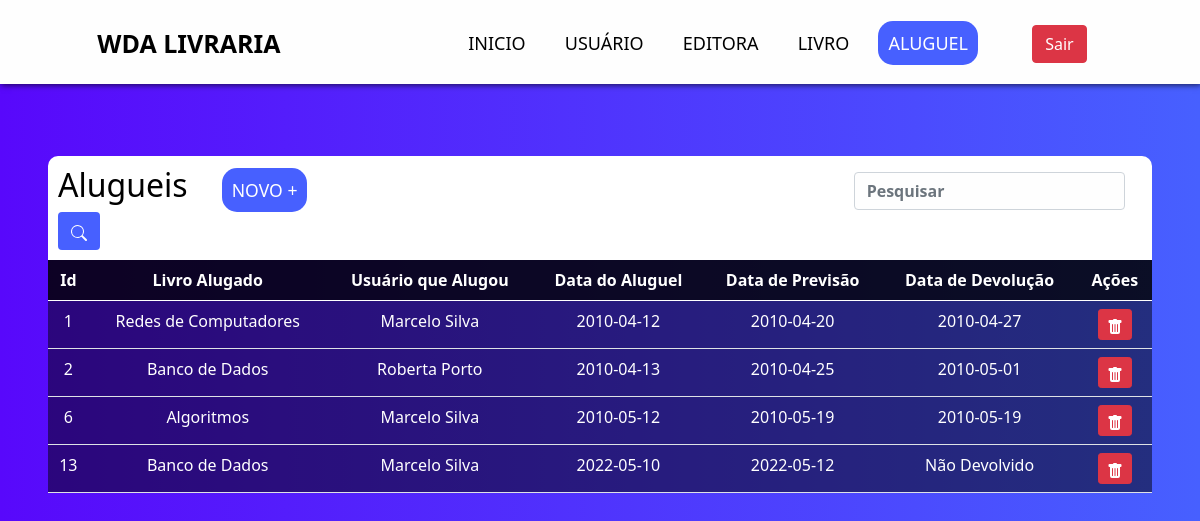
The app's page /sistema/s-aluguel.php (signed in) with its own data.
### tables this page shows
CREATE TABLE `aluga` (
  `cod_aluguel` int(11) NOT NULL,
  `livro_cod` int(11) NOT NULL,
  `usuario_cod` int(11) NOT NULL,
  `data_aluguel` date NOT NULL,
  `data_previsao` date NOT NULL,
  `data_devolucao` date DEFAULT NULL
);

CREATE TABLE `livros` (
  `id_livro` int(11) NOT NULL,
  `nome_livro` varchar(45) NOT NULL,
  `editora_cod` int(11) NOT NULL,
  `autor` varchar(45) NOT NULL,
  `lancamento` date NOT NULL,
  `quantidade` int(11) NOT NULL
);

CREATE TABLE `usuarios` (
  `id_usuario` int(11) NOT NULL,
  `nome_usuario` varchar(45) NOT NULL,
  `cidade_usuario` varchar(45) NOT NULL,
  `endereco` varchar(60) NOT NULL,
  `email` varchar(110) NOT NULL
);

### sistema/s-aluguel.php (the view, shortened to what this page needs)
<?php
include_once('../config.php');
if (!empty($_GET['search'])) {
    $data = $_GET['search'];
    $sql = "SELECT cod_aluguel,livros.nome_livro,usuarios.nome_usuario,data_aluguel,data_previsao,data_devolucao FROM aluga,livros,usuarios
    WHERE aluga.livro_cod = livros.id_livro AND aluga.usuario_cod = usuarios.id_usuario AND (cod_aluguel LIKE '%$data%' OR nome_livro LIKE '%$data%'
     OR nome_usuario LIKE '%$data%' OR data_aluguel LIKE '%$data%' OR data_previsao LIKE '%$data%') ORDER BY cod_aluguel ASC;";
} else {
    $sql = "SELECT cod_aluguel,livros.nome_livro,usuarios.nome_usuario,data_aluguel,data_previsao,data_devolucao FROM aluga,livros,usuarios
    WHERE aluga.livro_cod = livros.id_livro AND aluga.usuario_cod = usuarios.id_usuario ORDER BY cod_aluguel ASC;";
}
$result = $conexao->query($sql);
?>
<!DOCTYPE html>
<html lang="pt-br">
<head>
    <link rel="stylesheet" href="css/style.css">
    <link href="https://cdn.jsdelivr.net/npm/bootstrap@5.0.2/dist/css/bootstrap.min.css" rel="stylesheet">
</head>
<body>
    <nav>
        <div class="menu">
            <ul>
                <li> <a class="logo" href="#">WDA LIVRARIA</a></li>
            </ul>
            <ul>
                <li class="nav-menu"><a href="s-home.php">INICIO</a></li>
                <li class="nav-menu"><a href="s-usuarios.php">USUÁRIO</a></li>
                <li class="nav-menu"><a href="s-editora.php">EDITORA</a></li>
                <li class="nav-menu"> <a href="s-livros.php">LIVRO</a></li>
                <li class="nav-menu"><a class="nav-aluguel" style="color: white;" href="s-aluguel.php">ALUGUEL</a></li>
                <li>
                    <div class="d-flex">
                        <a href="sair.php" class="btn btn-danger me-5">Sair</a>
                    </div>
                </li>
            </ul>
        </div>
    </nav>
    <br>
    <div class="m-5 registros">
        <div class="header-table">
            <h2>Alugueis</h2>
            <a href="../cadastros/c-aluguel.php">NOVO +</a>
            <input type="search" class="form-control w-25 box-search" placeholder="Pesquisar" id="pesquisar">
            <button onclick="searchData()" class="btn btn-pesquisar box-search">
            </button>
        </div>
        <table class="table text-white table-bg">
            <thead class="table-bg-1">
                <tr>
                    <th scope="col">Id</th>
                    <th scope="col">Livro Alugado</th>
                    <th scope="col">Usuário que Alugou</th>
                    <th scope="col">Data do Aluguel</th>
                    <th scope="col">Data de Previsão</th>
                    <th scope="col">Data de Devolução</th>
                    <th scope="col">Ações</th>
                </tr>
            </thead>
            <tbody>
                <?php
                while ($user_data = mysqli_fetch_assoc($result)) {
                    echo "<tr>";
                    echo "<td>" . $user_data['cod_aluguel'] . "</td>";
                    echo "<td>" . $user_data['nome_livro'] . "</td>";
                    echo "<td>" . $user_data['nome_usuario'] . "</td>";
                    echo "<td>" . $user_data['data_aluguel'] . "</td>";
                    echo "<td>" . $user_data['data_previsao'] . "</td>";
                    if ($user_data['data_devolucao'] == 0) {
                        echo "<td> Não Devolvido</td>";
                    } else
                        echo "<td>" . $user_data['data_devolucao'] . "</td>";
                    echo "<td>
                     <a class='btn btn-sm btn-danger acao' href='../delete/d-aluguel.php?id=$user_data[cod_aluguel]'>
                    <svg xmlns='http://www.w3.org/2000/svg' width='16' height='16' fill='currentColor' class='bi bi-trash-fill' viewBox='0 0 16 16'>
                     <path d='M2.5 1a1 1 0 0 0-1 1v1a1 1 0 0 0 1 1H3v9a2 2 0 0 0 2 2h6a2 2 0 0 0 2-2V4h.5a1 1 0 0 0 1-1V2a1 1 0 0 0-1-1H10a1 1 0 0 0-1-1H7a1 1 0 0 0-1 1H2.5zm3 4a.5.5 0 0 1 .5.5v7a.5.5 0 0 1-1 0v-7a.5.5 0 0 1 .5-.5zM8 5a.5.5 0 0 1 .5.5v7a.5.5 0 0 1-1 0v-7A.5.5 0 0 1 8 5zm3 .5v7a.5.5 0 0 1-1 0v-7a.5.5 0 0 1 1 0z'/>
                    </svg>
                    </a>
                    </td>";
                    echo "</tr>";
                }
                ?>
            </tbody>
        </table>
    </div>
</body>
</html>

### sistema/css/style.css (style rules this page uses)
* { box-sizing: border-box; padding: 0; margin: 0; }
body { background: linear-gradient(to right, #5808fb, #4760ff); color: white; text-align: center; }
nav { background: #fefefe; box-shadow: 1px 1px 6px rgba(0, 0, 0, 0.7); }
.menu { display: flex; align-items: center; justify-content: space-around; padding-top: 10px; }
.menu ul { list-style: none; margin-top: 10px; }
.menu ul li { display: inline-block; }
.menu ul li a { text-decoration: none; }
.menu ul li .logo { color: black; font-size: 25px; font-weight: bolder; }
.menu ul .nav-menu a { color: black; padding: 10px; font-size: 18px; margin-left: 15px; border-radius: 15px; transition: 0.5s; }
.menu ul li .d-flex a { margin: 5px; margin-left: 50px; }
.table-bg { background: rgba(0, 0, 0, 0.5); }
.table-bg-1 { background: rgba(0, 0, 0, 0.7); border-radius: 50px; }
.header-table { border-radius: 10px 10px 0 0; text-align: left; background: white; padding: 10px; }
.header-table h2 { display: inline-block; color: black; }
.header-table a { color: white; text-decoration: none; font-size: 1.1em; padding: 10px; margin-left: 30px; background: #4760ff; border-radius: 15px; transition: 0.5s; }
.header-table input { background-color: #fefefe; color: #fefefe; margin-left: 50%; }
.header-table .box-search { display: inline-block; }
.header-table .btn-pesquisar { background-color: #4760ff; color: #fefefe; }

### sistema/s-aluguel.php (style rules this page uses)
.nav-menu a.nav-aluguel { background-color: #4760ff; }

### records on screen
aluga: cod_aluguel "1", livro_cod.nome_livro "Redes de Computadores", usuario_cod.nome_usuario "Marcelo Silva", data_aluguel "2010-04-12", data_previsao "2010-04-20", data_devolucao "2010-04-27"
aluga: cod_aluguel "2", livro_cod.nome_livro "Banco de Dados", usuario_cod.nome_usuario "Roberta Porto", data_aluguel "2010-04-13", data_previsao "2010-04-25", data_devolucao "2010-05-01"
aluga: cod_aluguel "6", livro_cod.nome_livro "Algoritmos", usuario_cod.nome_usuario "Marcelo Silva", data_aluguel "2010-05-12", data_previsao "2010-05-19", data_devolucao "2010-05-19"
aluga: cod_aluguel "13", livro_cod.nome_livro "Banco de Dados", usuario_cod.nome_usuario "Marcelo Silva", data_aluguel "2022-05-10", data_previsao "2022-05-12", shows "Não Devolvido"
